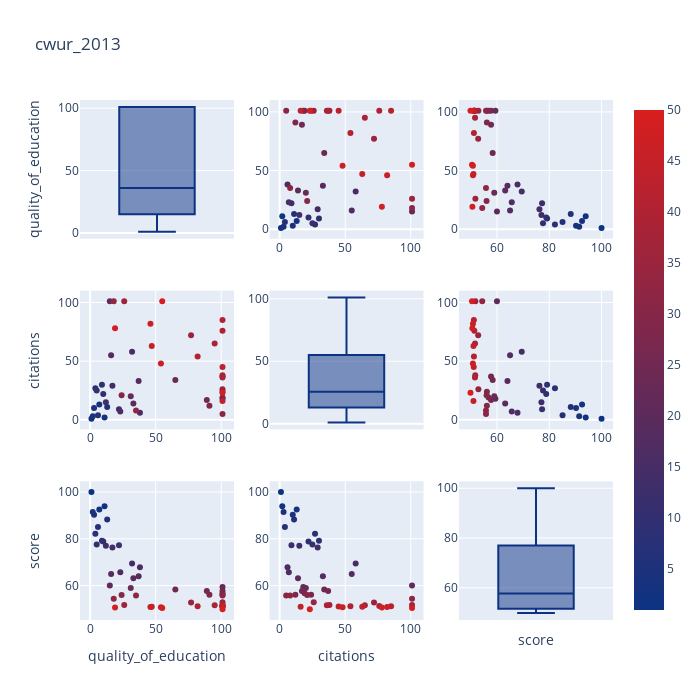

This figure's notebook cell:
### Code cell
data2013 = cwur_2013.loc[:,["quality_of_education","citations", "score"]]
data2013["index"] = np.arange(1,len(data2013)+1)
# scatter matrix
fig = ff.create_scatterplotmatrix(data2013, diag='box', index='index',title="cwur_2013",colormap='Portland',
                                  colormap_type='cat',
                                  height=700, width=700)
iplot(fig)
fig.write_html("cwur_2013.html")

### Figure 1 — Plotly figure (JSON) as saved in the notebook; plotly's stock layout.template omitted (floating-point values rounded to 4 significant figures)
{"data": [{"marker": {"color": "rgb(12, 51, 131)"}, "showlegend": false, "type": "box", "xaxis": "x", "y": [1, 11, 7, 2, 3, 13, 6, 4, 9, 10, 5, 22, 12, 17, 32, 38, 23, 16, 37, 33, 15, 101, 31, 65, 89, 101, 101, 101, 91, 24, 101, 35, 18, 101, 77, 26, 101, 95, 101, 101, 82, 101, 101, 101, 47, 46, 54, 19, 55, 101], "yaxis": "y"}, {"marker": {"color": [1, 2, 3, 4, 5, 6, 7, 8, 9, 10, 11, 12, 13, 14, 15, 16, 17, 18, 19, 20, 21, 22, 23, 24, 25, 26, 27, 28, 29, 30, 31, 32, 33, 34, 35, 36, 37, 38, 39, 40, 41, 42, 43, 44, 45, 46, 47, 48, 49, 50], "colorscale": [[0, "rgb(12, 51, 131)"], [1, "rgb(217, 30, 30)"]], "showscale": true, "size": 6}, "mode": "markers", "showlegend": false, "type": "scatter", "x": [1, 2, 13, 3, 10, 11, 4, 27, 30, 22, 25, 9, 15, 29, 58, 6, 7, 55, 33, 14, 101, 18, 20, 34, 17, 37, 19, 24, 12, 21, 5, 8, 101, 26, 72, 101, 38, 65, 36, 76, 54, 85, 45, 16, 63, 82, 48, 78, 101, 23], "xaxis": "x2", "y": [1, 11, 7, 2, 3, 13, 6, 4, 9, 10, 5, 22, 12, 17, 32, 38, 23, 16, 37, 33, 15, 101, 31, 65, 89, 101, 101, 101, 91, 24, 101, 35, 18, 101, 77, 26, 101, 95, 101, 101, 82, 101, 101, 101, 47, 46, 54, 19, 55, 101], "yaxis": "y2"}, {"marker": {"color": [1, 2, 3, 4, 5, 6, 7, 8, 9, 10, 11, 12, 13, 14, 15, 16, 17, 18, 19, 20, 21, 22, 23, 24, 25, 26, 27, 28, 29, 30, 31, 32, 33, 34, 35, 36, 37, 38, 39, 40, 41, 42, 43, 44, 45, 46, 47, 48, 49, 50], "colorscale": [[0, "rgb(12, 51, 131)"], [1, "rgb(217, 30, 30)"]], "showscale": false, "size": 6}, "mode": "markers", "showlegend": false, "type": "scatter", "x": [100, 93.94, 92.54, 91.45, 90.24, 88.21, 85.07, 82.17, 79.16, 78.83, 77.59, 77.24, 76.99, 76.23, 69.46, 67.84, 65.64, 64.99, 63.99, 63.12, 59.98, 59.38, 58.94, 58.33, 57.72, 57.71, 56.75, 56.12, 56.11, 56, 55.79, 55.77, 54.34, 52.87, 52.79, 51.72, 51.67, 51.59, 51.56, 51.31, 51.16, 51.14, 51.09, 50.98, 50.98, 50.79, 50.77, 50.58, 50.43, 49.84], "xaxis": "x3", "y": [1, 11, 7, 2, 3, 13, 6, 4, 9, 10, 5, 22, 12, 17, 32, 38, 23, 16, 37, 33, 15, 101, 31, 65, 89, 101, 101, 101, 91, 24, 101, 35, 18, 101, 77, 26, 101, 95, 101, 101, 82, 101, 101, 101, 47, 46, 54, 19, 55, 101], "yaxis": "y3"}, {"marker": {"color": [1, 2, 3, 4, 5, 6, 7, 8, 9, 10, 11, 12, 13, 14, 15, 16, 17, 18, 19, 20, 21, 22, 23, 24, 25, 26, 27, 28, 29, 30, 31, 32, 33, 34, 35, 36, 37, 38, 39, 40, 41, 42, 43, 44, 45, 46, 47, 48, 49, 50], "colorscale": [[0, "rgb(12, 51, 131)"], [1, "rgb(217, 30, 30)"]], "showscale": false, "size": 6}, "mode": "markers", "showlegend": false, "type": "scatter", "x": [1, 11, 7, 2, 3, 13, 6, 4, 9, 10, 5, 22, 12, 17, 32, 38, 23, 16, 37, 33, 15, 101, 31, 65, 89, 101, 101, 101, 91, 24, 101, 35, 18, 101, 77, 26, 101, 95, 101, 101, 82, 101, 101, 101, 47, 46, 54, 19, 55, 101], "xaxis": "x4", "y": [1, 2, 13, 3, 10, 11, 4, 27, 30, 22, 25, 9, 15, 29, 58, 6, 7, 55, 33, 14, 101, 18, 20, 34, 17, 37, 19, 24, 12, 21, 5, 8, 101, 26, 72, 101, 38, 65, 36, 76, 54, 85, 45, 16, 63, 82, 48, 78, 101, 23], "yaxis": "y4"}, {"marker": {"color": "rgb(12, 51, 131)"}, "showlegend": false, "type": "box", "xaxis": "x5", "y": [1, 2, 13, 3, 10, 11, 4, 27, 30, 22, 25, 9, 15, 29, 58, 6, 7, 55, 33, 14, 101, 18, 20, 34, 17, 37, 19, 24, 12, 21, 5, 8, 101, 26, 72, 101, 38, 65, 36, 76, 54, 85, 45, 16, 63, 82, 48, 78, 101, 23], "yaxis": "y5"}, {"marker": {"color": [1, 2, 3, 4, 5, 6, 7, 8, 9, 10, 11, 12, 13, 14, 15, 16, 17, 18, 19, 20, 21, 22, 23, 24, 25, 26, 27, 28, 29, 30, 31, 32, 33, 34, 35, 36, 37, 38, 39, 40, 41, 42, 43, 44, 45, 46, 47, 48, 49, 50], "colorscale": [[0, "rgb(12, 51, 131)"], [1, "rgb(217, 30, 30)"]], "showscale": false, "size": 6}, "mode": "markers", "showlegend": false, "type": "scatter", "x": [100, 93.94, 92.54, 91.45, 90.24, 88.21, 85.07, 82.17, 79.16, 78.83, 77.59, 77.24, 76.99, 76.23, 69.46, 67.84, 65.64, 64.99, 63.99, 63.12, 59.98, 59.38, 58.94, 58.33, 57.72, 57.71, 56.75, 56.12, 56.11, 56, 55.79, 55.77, 54.34, 52.87, 52.79, 51.72, 51.67, 51.59, 51.56, 51.31, 51.16, 51.14, 51.09, 50.98, 50.98, 50.79, 50.77, 50.58, 50.43, 49.84], "xaxis": "x6", "y": [1, 2, 13, 3, 10, 11, 4, 27, 30, 22, 25, 9, 15, 29, 58, 6, 7, 55, 33, 14, 101, 18, 20, 34, 17, 37, 19, 24, 12, 21, 5, 8, 101, 26, 72, 101, 38, 65, 36, 76, 54, 85, 45, 16, 63, 82, 48, 78, 101, 23], "yaxis": "y6"}, {"marker": {"color": [1, 2, 3, 4, 5, 6, 7, 8, 9, 10, 11, 12, 13, 14, 15, 16, 17, 18, 19, 20, 21, 22, 23, 24, 25, 26, 27, 28, 29, 30, 31, 32, 33, 34, 35, 36, 37, 38, 39, 40, 41, 42, 43, 44, 45, 46, 47, 48, 49, 50], "colorscale": [[0, "rgb(12, 51, 131)"], [1, "rgb(217, 30, 30)"]], "showscale": false, "size": 6}, "mode": "markers", "showlegend": false, "type": "scatter", "x": [1, 11, 7, 2, 3, 13, 6, 4, 9, 10, 5, 22, 12, 17, 32, 38, 23, 16, 37, 33, 15, 101, 31, 65, 89, 101, 101, 101, 91, 24, 101, 35, 18, 101, 77, 26, 101, 95, 101, 101, 82, 101, 101, 101, 47, 46, 54, 19, 55, 101], "xaxis": "x7", "y": [100, 93.94, 92.54, 91.45, 90.24, 88.21, 85.07, 82.17, 79.16, 78.83, 77.59, 77.24, 76.99, 76.23, 69.46, 67.84, 65.64, 64.99, 63.99, 63.12, 59.98, 59.38, 58.94, 58.33, 57.72, 57.71, 56.75, 56.12, 56.11, 56, 55.79, 55.77, 54.34, 52.87, 52.79, 51.72, 51.67, 51.59, 51.56, 51.31, 51.16, 51.14, 51.09, 50.98, 50.98, 50.79, 50.77, 50.58, 50.43, 49.84], "yaxis": "y7"}, {"marker": {"color": [1, 2, 3, 4, 5, 6, 7, 8, 9, 10, 11, 12, 13, 14, 15, 16, 17, 18, 19, 20, 21, 22, 23, 24, 25, 26, 27, 28, 29, 30, 31, 32, 33, 34, 35, 36, 37, 38, 39, 40, 41, 42, 43, 44, 45, 46, 47, 48, 49, 50], "colorscale": [[0, "rgb(12, 51, 131)"], [1, "rgb(217, 30, 30)"]], "showscale": false, "size": 6}, "mode": "markers", "showlegend": false, "type": "scatter", "x": [1, 2, 13, 3, 10, 11, 4, 27, 30, 22, 25, 9, 15, 29, 58, 6, 7, 55, 33, 14, 101, 18, 20, 34, 17, 37, 19, 24, 12, 21, 5, 8, 101, 26, 72, 101, 38, 65, 36, 76, 54, 85, 45, 16, 63, 82, 48, 78, 101, 23], "xaxis": "x8", "y": [100, 93.94, 92.54, 91.45, 90.24, 88.21, 85.07, 82.17, 79.16, 78.83, 77.59, 77.24, 76.99, 76.23, 69.46, 67.84, 65.64, 64.99, 63.99, 63.12, 59.98, 59.38, 58.94, 58.33, 57.72, 57.71, 56.75, 56.12, 56.11, 56, 55.79, 55.77, 54.34, 52.87, 52.79, 51.72, 51.67, 51.59, 51.56, 51.31, 51.16, 51.14, 51.09, 50.98, 50.98, 50.79, 50.77, 50.58, 50.43, 49.84], "yaxis": "y8"}, {"marker": {"color": "rgb(12, 51, 131)"}, "showlegend": false, "type": "box", "xaxis": "x9", "y": [100, 93.94, 92.54, 91.45, 90.24, 88.21, 85.07, 82.17, 79.16, 78.83, 77.59, 77.24, 76.99, 76.23, 69.46, 67.84, 65.64, 64.99, 63.99, 63.12, 59.98, 59.38, 58.94, 58.33, 57.72, 57.71, 56.75, 56.12, 56.11, 56, 55.79, 55.77, 54.34, 52.87, 52.79, 51.72, 51.67, 51.59, 51.56, 51.31, 51.16, 51.14, 51.09, 50.98, 50.98, 50.79, 50.77, 50.58, 50.43, 49.84], "yaxis": "y9"}], "layout": {"height": 700, "showlegend": true, "title": {"text": "cwur_2013"}, "width": 700, "xaxis": {"anchor": "y", "domain": [0, 0.2889], "showticklabels": false}, "xaxis2": {"anchor": "y2", "domain": [0.3556, 0.6444]}, "xaxis3": {"anchor": "y3", "domain": [0.7111, 1]}, "xaxis4": {"anchor": "y4", "domain": [0, 0.2889]}, "xaxis5": {"anchor": "y5", "domain": [0.3556, 0.6444], "showticklabels": false}, "xaxis6": {"anchor": "y6", "domain": [0.7111, 1]}, "xaxis7": {"anchor": "y7", "domain": [0, 0.2889], "title": {"text": "quality_of_education"}}, "xaxis8": {"anchor": "y8", "domain": [0.3556, 0.6444], "title": {"text": "citations"}}, "xaxis9": {"anchor": "y9", "domain": [0.7111, 1], "showticklabels": false, "title": {"text": "score"}}, "yaxis": {"anchor": "x", "domain": [0.7333, 1], "title": {"text": "quality_of_education"}}, "yaxis2": {"anchor": "x2", "domain": [0.7333, 1]}, "yaxis3": {"anchor": "x3", "domain": [0.7333, 1]}, "yaxis4": {"anchor": "x4", "domain": [0.3667, 0.6333], "title": {"text": "citations"}}, "yaxis5": {"anchor": "x5", "domain": [0.3667, 0.6333]}, "yaxis6": {"anchor": "x6", "domain": [0.3667, 0.6333]}, "yaxis7": {"anchor": "x7", "domain": [0, 0.2667], "title": {"text": "score"}}, "yaxis8": {"anchor": "x8", "domain": [0, 0.2667]}, "yaxis9": {"anchor": "x9", "domain": [0, 0.2667]}}}
